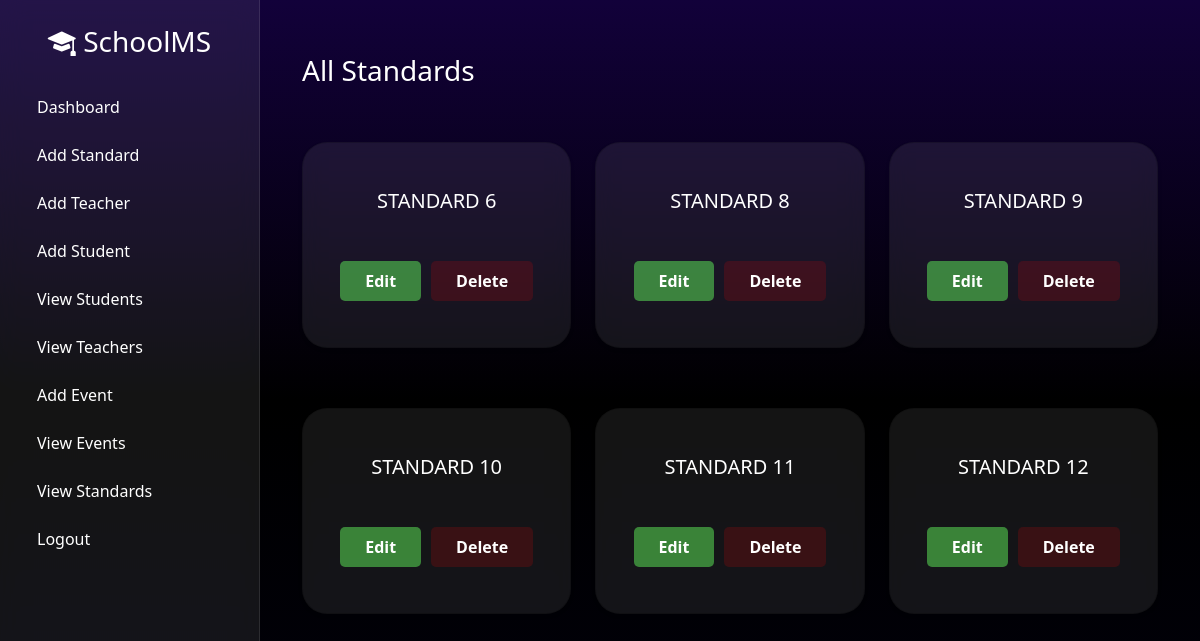
Page /view-standards/ (signed in) on the committed database.
### administration/models.py (models this page shows, shortened)
class Standard(models.Model):
    standard_name = models.CharField(max_length=50)

### administration/views.py (the view)
# urls.py: path("view-standards/", views.view_standards, name="view_standards"),
def view_standards(request):
    if not request.session.get("admin_logged_in"):
        messages.error(request, "Please login first")
        return redirect("admin_login")
    standards = sorted(
        Standard.objects.all(), key=lambda x: int(x.standard_name.split()[-1])
    )
    return render(request, "view_standards.html", {"standards": standards})

### administration/templates/view_standards.html (shortened to what this page needs)
{% extends 'admin_dashboard.html' %}
{% block content %}
  <main class="main-content">
    <div class="container mt-4">
      <h3 class="mb-4">All Standards</h3>
      <div class="row">
        {% for standard in standards %}
          <div class="col-lg-4 col-md-6 col-sm-12">
            <div class="card shadow-sm form-card">
              <div class="card-body text-center">
                <h5 class="mb-5">{{ standard.standard_name }}</h5>
                <div class="buttons-standards">
                  <a href="{% url 'edit_standard' standard.id %}" class="btn btn-success standard-edit">Edit</a>
                  <a href="{% url 'delete_standard' standard.id %}" class="btn btn-danger standard-delete" onclick="return confirm('Are you sure you want to delete this standard?')">Delete</a>
                </div>
              </div>
            </div>
          </div>
        {% empty %}
          <p>No Standards Added Yet</p>
        {% endfor %}
      </div>
    </div>
  </main>
{% endblock %}

### administration/templates/admin_dashboard.html (style rules this page uses)
body { background: linear-gradient(180deg, #12013a, #000000, #01000b); min-height: 100vh; color: white; font-family: 'Segoe UI', sans-serif; }
.main-content { margin-left: 260px; padding: 30px; }

### administration/templates/view_standards.html (style rules this page uses)
.form-card { width: 100%; max-width: 700px; margin: 30px auto; background: rgba(255, 255, 255, 0.08); backdrop-filter: blur(10px); padding: 30px; border-radius: 25px; color: white; box-shadow: 0 8px 25px rgba(0, 0, 0, 0.3); display: flex; justify-content: center; align-items: center; min-height: fit-content; max-height: 300px !important; overflow: hidden; }
.buttons-standards { display: flex; justify-content: space-around; align-items: center; gap: 10px; }
.standard-edit { padding: 8px 25px; background-color: rgba(100, 255, 95, 0.47); font-weight: 600; text-decoration: none; color: white; border: none; border-radius: 5px; }
.standard-delete { padding: 8px 25px; background-color: rgba(216, 10, 10, 0.19); text-decoration: none; font-weight: 600; color: white; border: none; border-radius: 5px; }

### rows in the picture
Standard: standard_name "STANDARD 6"
Standard: standard_name "STANDARD 8"
Standard: standard_name "STANDARD 9"
Standard: standard_name "STANDARD 10"
Standard: standard_name "STANDARD 11"
Standard: standard_name "STANDARD 12"
